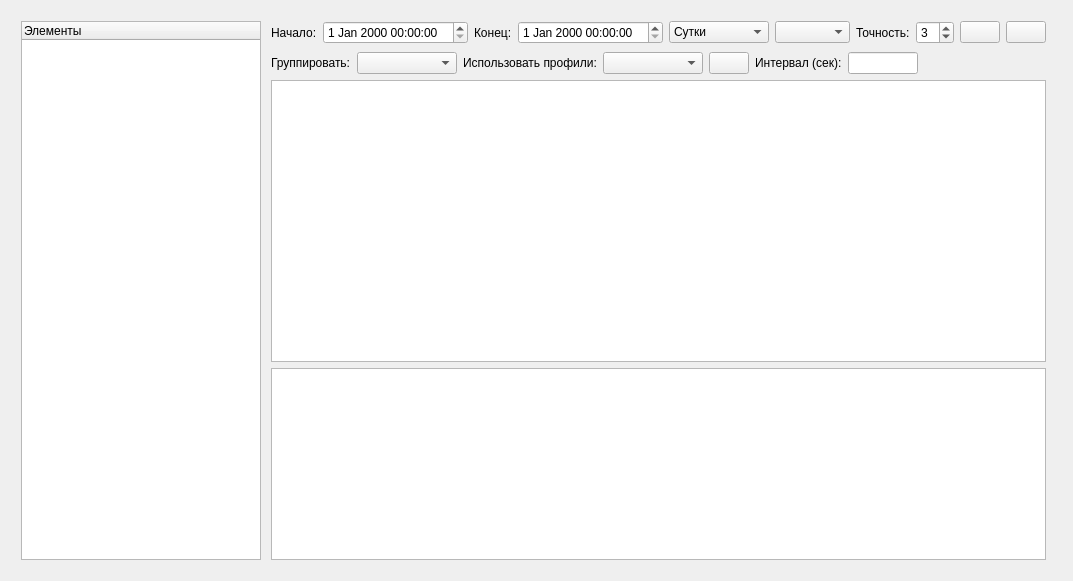
<?xml version="1.0" encoding="UTF-8"?>
<ui version="4.0">
 <class>OperViewWidget</class>
 <widget class="QWidget" name="OperViewWidget">
  <property name="geometry">
   <rect>
    <x>0</x>
    <y>0</y>
    <width>1073</width>
    <height>581</height>
   </rect>
  </property>
  <property name="windowTitle">
   <string>Form</string>
  </property>
  <widget class="QWidget" name="verticalLayoutWidget">
   <property name="geometry">
    <rect>
     <x>10</x>
     <y>10</y>
     <width>1051</width>
     <height>561</height>
    </rect>
   </property>
   <layout class="QVBoxLayout" name="mainLayout">
    <property name="margin">
     <number>5</number>
    </property>
    <item>
     <layout class="QGridLayout" name="gridLayout" columnstretch="0,50" columnminimumwidth="0,0">
      <property name="margin">
       <number>6</number>
      </property>
      <item row="0" column="0">
       <widget class="QTreeWidget" name="twObjects">
        <property name="editTriggers">
         <set>QAbstractItemView::NoEditTriggers</set>
        </property>
        <column>
         <property name="text">
          <string>Элементы</string>
         </property>
        </column>
       </widget>
      </item>
      <item row="0" column="1">
       <layout class="QVBoxLayout" name="verticalLayout" stretch="0,0,3,0">
        <property name="leftMargin">
         <number>4</number>
        </property>
        <property name="topMargin">
         <number>0</number>
        </property>
        <property name="rightMargin">
         <number>4</number>
        </property>
        <property name="bottomMargin">
         <number>0</number>
        </property>
        <item>
         <layout class="QHBoxLayout" name="horizontalLayout">
          <property name="bottomMargin">
           <number>2</number>
          </property>
          <item>
           <widget class="QLabel" name="label">
            <property name="text">
             <string>Начало:</string>
            </property>
           </widget>
          </item>
          <item>
           <widget class="QDateTimeEdit" name="dteBegin">
            <property name="contextMenuPolicy">
             <enum>Qt::CustomContextMenu</enum>
            </property>
           </widget>
          </item>
          <item>
           <widget class="QLabel" name="label_2">
            <property name="text">
             <string>Конец:</string>
            </property>
           </widget>
          </item>
          <item>
           <widget class="QDateTimeEdit" name="dteEnd">
            <property name="contextMenuPolicy">
             <enum>Qt::CustomContextMenu</enum>
            </property>
           </widget>
          </item>
          <item>
           <widget class="QComboBox" name="cmbItvType">
            <property name="minimumSize">
             <size>
              <width>100</width>
              <height>0</height>
             </size>
            </property>
            <property name="currentIndex">
             <number>1</number>
            </property>
            <property name="sizeAdjustPolicy">
             <enum>QComboBox::AdjustToMinimumContentsLength</enum>
            </property>
            <item>
             <property name="text">
              <string>Задать...</string>
             </property>
            </item>
            <item>
             <property name="text">
              <string>Сутки</string>
             </property>
            </item>
            <item>
             <property name="text">
              <string>Неделя</string>
             </property>
            </item>
            <item>
             <property name="text">
              <string>Месяц</string>
             </property>
            </item>
           </widget>
          </item>
          <item>
           <widget class="QComboBox" name="cmbValueRound">
            <property name="minimumSize">
             <size>
              <width>75</width>
              <height>0</height>
             </size>
            </property>
            <property name="currentIndex">
             <number>-1</number>
            </property>
            <property name="sizeAdjustPolicy">
             <enum>QComboBox::AdjustToMinimumContentsLength</enum>
            </property>
           </widget>
          </item>
          <item>
           <widget class="QLabel" name="label_3">
            <property name="text">
             <string>Точность:</string>
            </property>
           </widget>
          </item>
          <item>
           <widget class="QSpinBox" name="txtAccuracy">
            <property name="toolTip">
             <string>&lt;!DOCTYPE HTML PUBLIC &quot;-//W3C//DTD HTML 4.0//EN&quot; &quot;http://www.w3.org/TR/REC-html40/strict.dtd&quot;&gt;
&lt;html&gt;&lt;head&gt;&lt;meta name=&quot;qrichtext&quot; content=&quot;1&quot; /&gt;&lt;style type=&quot;text/css&quot;&gt;
p, li { white-space: pre-wrap; }
&lt;/style&gt;&lt;/head&gt;&lt;body style=&quot; font-family:'MS Shell Dlg 2'; font-size:8.25pt; font-weight:400; font-style:normal;&quot;&gt;
&lt;p style=&quot; margin-top:0px; margin-bottom:0px; margin-left:0px; margin-right:0px; -qt-block-indent:0; text-indent:0px;&quot;&gt;Кол-во знаков после запятой.&lt;/p&gt;
&lt;p style=&quot; margin-top:0px; margin-bottom:0px; margin-left:0px; margin-right:0px; -qt-block-indent:0; text-indent:0px;&quot;&gt;&lt;span style=&quot; font-weight:600;&quot;&gt;Установите -1, для вывода данных &amp;quot;как есть&amp;quot;.&lt;/span&gt;&lt;/p&gt;&lt;/body&gt;&lt;/html&gt;</string>
            </property>
            <property name="minimum">
             <number>-1</number>
            </property>
            <property name="maximum">
             <number>6</number>
            </property>
            <property name="value">
             <number>3</number>
            </property>
           </widget>
          </item>
          <item>
           <widget class="QPushButton" name="cmdRefresh">
            <property name="toolTip">
             <string>Обновить данные</string>
            </property>
            <property name="text">
             <string/>
            </property>
            <property name="icon">
             <iconset resource="resources.qrc">
              <normaloff>:/operview/images/refresh.png</normaloff>:/operview/images/refresh.png</iconset>
            </property>
            <property name="iconSize">
             <size>
              <width>16</width>
              <height>16</height>
             </size>
            </property>
           </widget>
          </item>
          <item>
           <widget class="QPushButton" name="cmdExcel">
            <property name="toolTip">
             <string>Экспорт в MS Excel...</string>
            </property>
            <property name="text">
             <string/>
            </property>
            <property name="icon">
             <iconset resource="resources.qrc">
              <normaloff>:/operview/images/excel.png</normaloff>:/operview/images/excel.png</iconset>
            </property>
            <property name="iconSize">
             <size>
              <width>16</width>
              <height>16</height>
             </size>
            </property>
           </widget>
          </item>
          <item>
           <spacer name="horizontalSpacer">
            <property name="orientation">
             <enum>Qt::Horizontal</enum>
            </property>
            <property name="sizeHint" stdset="0">
             <size>
              <width>40</width>
              <height>20</height>
             </size>
            </property>
           </spacer>
          </item>
         </layout>
        </item>
        <item>
         <layout class="QHBoxLayout" name="horizontalLayout_2">
          <item>
           <widget class="QLabel" name="label_4">
            <property name="text">
             <string>Группировать:</string>
            </property>
           </widget>
          </item>
          <item>
           <widget class="QComboBox" name="cmbGroupType">
            <property name="minimumSize">
             <size>
              <width>100</width>
              <height>0</height>
             </size>
            </property>
            <property name="currentIndex">
             <number>-1</number>
            </property>
            <property name="sizeAdjustPolicy">
             <enum>QComboBox::AdjustToMinimumContentsLength</enum>
            </property>
           </widget>
          </item>
          <item>
           <widget class="QLabel" name="label_5">
            <property name="text">
             <string>Использовать профили:</string>
            </property>
           </widget>
          </item>
          <item>
           <widget class="QComboBox" name="cmbItvLength">
            <property name="minimumSize">
             <size>
              <width>100</width>
              <height>0</height>
             </size>
            </property>
            <property name="currentIndex">
             <number>-1</number>
            </property>
            <property name="sizeAdjustPolicy">
             <enum>QComboBox::AdjustToMinimumContentsLength</enum>
            </property>
           </widget>
          </item>
          <item>
           <widget class="QPushButton" name="cmbAutoRefresh">
            <property name="toolTip">
             <string>Автоматическое обновление</string>
            </property>
            <property name="text">
             <string/>
            </property>
            <property name="icon">
             <iconset resource="resources.qrc">
              <normaloff>:/operview/images/timer.png</normaloff>:/operview/images/timer.png</iconset>
            </property>
            <property name="checkable">
             <bool>true</bool>
            </property>
           </widget>
          </item>
          <item>
           <widget class="QLabel" name="lblInterval">
            <property name="text">
             <string>Интервал (сек):</string>
            </property>
           </widget>
          </item>
          <item>
           <widget class="QLineEdit" name="txtInterval">
            <property name="maximumSize">
             <size>
              <width>70</width>
              <height>16777215</height>
             </size>
            </property>
           </widget>
          </item>
          <item>
           <spacer name="horizontalSpacer_2">
            <property name="orientation">
             <enum>Qt::Horizontal</enum>
            </property>
            <property name="sizeHint" stdset="0">
             <size>
              <width>40</width>
              <height>20</height>
             </size>
            </property>
           </spacer>
          </item>
         </layout>
        </item>
        <item>
         <widget class="QTableWidget" name="twData">
          <property name="editTriggers">
           <set>QAbstractItemView::NoEditTriggers</set>
          </property>
          <attribute name="horizontalHeaderHighlightSections">
           <bool>false</bool>
          </attribute>
          <attribute name="verticalHeaderDefaultSectionSize">
           <number>20</number>
          </attribute>
         </widget>
        </item>
        <item>
         <widget class="QGraphicsView" name="gvGraph">
          <property name="sizePolicy">
           <sizepolicy hsizetype="Expanding" vsizetype="Expanding">
            <horstretch>0</horstretch>
            <verstretch>0</verstretch>
           </sizepolicy>
          </property>
         </widget>
        </item>
       </layout>
      </item>
     </layout>
    </item>
   </layout>
  </widget>
 </widget>
 <resources>
  <include location="resources.qrc"/>
 </resources>
 <connections/>
</ui>
